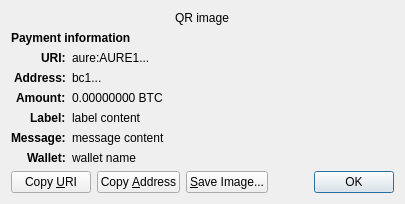
<?xml version="1.0" encoding="UTF-8"?>
<ui version="4.0">
 <class>ReceiveRequestDialog</class>
 <widget class="QDialog" name="ReceiveRequestDialog">
  <property name="geometry">
   <rect>
    <x>0</x>
    <y>0</y>
    <width>413</width>
    <height>229</height>
   </rect>
  </property>
  <property name="windowTitle">
   <string>Request payment to ...</string>
  </property>
  <layout class="QGridLayout" name="gridLayout" columnstretch="0,1">
   <property name="sizeConstraint">
    <enum>QLayout::SetFixedSize</enum>
   </property>
   <item row="0" column="0" colspan="2" alignment="Qt::AlignHCenter">
    <widget class="QRImageWidget" name="qr_code">
     <property name="text">
      <string notr="true">QR image</string>
     </property>
     <property name="textInteractionFlags">
      <set>Qt::NoTextInteraction</set>
     </property>
    </widget>
   </item>
   <item row="1" column="0" colspan="2">
    <widget class="QLabel" name="payment_header">
     <property name="font">
      <font>
       <weight>75</weight>
       <bold>true</bold>
      </font>
     </property>
     <property name="text">
      <string>Payment information</string>
     </property>
     <property name="textInteractionFlags">
      <set>Qt::NoTextInteraction</set>
     </property>
    </widget>
   </item>
   <item row="2" column="0" alignment="Qt::AlignRight|Qt::AlignTop">
    <widget class="QLabel" name="uri_tag">
     <property name="font">
      <font>
       <weight>75</weight>
       <bold>true</bold>
      </font>
     </property>
     <property name="text">
      <string notr="true">URI:</string>
     </property>
     <property name="textFormat">
      <enum>Qt::PlainText</enum>
     </property>
     <property name="textInteractionFlags">
      <set>Qt::NoTextInteraction</set>
     </property>
    </widget>
   </item>
   <item row="2" column="1" alignment="Qt::AlignTop">
    <widget class="QLabel" name="uri_content">
     <property name="text">
      <string notr="true">aure:AURE1...</string>
     </property>
     <property name="textFormat">
      <enum>Qt::RichText</enum>
     </property>
     <property name="wordWrap">
      <bool>true</bool>
     </property>
     <property name="textInteractionFlags">
      <set>Qt::TextSelectableByMouse</set>
     </property>
    </widget>
   </item>
   <item row="3" column="0" alignment="Qt::AlignRight|Qt::AlignTop">
    <widget class="QLabel" name="address_tag">
     <property name="font">
      <font>
       <weight>75</weight>
       <bold>true</bold>
      </font>
     </property>
     <property name="text">
      <string>Address:</string>
     </property>
     <property name="textInteractionFlags">
      <set>Qt::NoTextInteraction</set>
     </property>
    </widget>
   </item>
   <item row="3" column="1" alignment="Qt::AlignTop">
    <widget class="QLabel" name="address_content">
     <property name="text">
      <string notr="true">bc1...</string>
     </property>
     <property name="textFormat">
      <enum>Qt::PlainText</enum>
     </property>
     <property name="textInteractionFlags">
      <set>Qt::TextSelectableByMouse</set>
     </property>
    </widget>
   </item>
   <item row="4" column="0" alignment="Qt::AlignRight|Qt::AlignTop">
    <widget class="QLabel" name="amount_tag">
     <property name="font">
      <font>
       <weight>75</weight>
       <bold>true</bold>
      </font>
     </property>
     <property name="text">
      <string>Amount:</string>
     </property>
     <property name="textInteractionFlags">
      <set>Qt::NoTextInteraction</set>
     </property>
    </widget>
   </item>
   <item row="4" column="1" alignment="Qt::AlignTop">
    <widget class="QLabel" name="amount_content">
     <property name="text">
      <string notr="true">0.00000000 BTC</string>
     </property>
     <property name="textFormat">
      <enum>Qt::PlainText</enum>
     </property>
     <property name="textInteractionFlags">
      <set>Qt::TextSelectableByMouse</set>
     </property>
    </widget>
   </item>
   <item row="5" column="0" alignment="Qt::AlignRight|Qt::AlignTop">
    <widget class="QLabel" name="label_tag">
     <property name="font">
      <font>
       <weight>75</weight>
       <bold>true</bold>
      </font>
     </property>
     <property name="text">
      <string>Label:</string>
     </property>
     <property name="textInteractionFlags">
      <set>Qt::NoTextInteraction</set>
     </property>
    </widget>
   </item>
   <item row="5" column="1" alignment="Qt::AlignTop">
    <widget class="QLabel" name="label_content">
     <property name="text">
      <string notr="true">label content</string>
     </property>
     <property name="textFormat">
      <enum>Qt::PlainText</enum>
     </property>
     <property name="wordWrap">
      <bool>true</bool>
     </property>
     <property name="textInteractionFlags">
      <set>Qt::TextSelectableByMouse</set>
     </property>
    </widget>
   </item>
   <item row="6" column="0" alignment="Qt::AlignRight|Qt::AlignTop">
    <widget class="QLabel" name="message_tag">
     <property name="font">
      <font>
       <weight>75</weight>
       <bold>true</bold>
      </font>
     </property>
     <property name="text">
      <string>Message:</string>
     </property>
     <property name="textInteractionFlags">
      <set>Qt::NoTextInteraction</set>
     </property>
    </widget>
   </item>
   <item row="6" column="1" alignment="Qt::AlignTop">
    <widget class="QLabel" name="message_content">
     <property name="text">
      <string notr="true">message content</string>
     </property>
     <property name="textFormat">
      <enum>Qt::PlainText</enum>
     </property>
     <property name="wordWrap">
      <bool>true</bool>
     </property>
     <property name="textInteractionFlags">
      <set>Qt::TextSelectableByMouse</set>
     </property>
    </widget>
   </item>
   <item row="7" column="0" alignment="Qt::AlignRight|Qt::AlignTop">
    <widget class="QLabel" name="wallet_tag">
     <property name="font">
      <font>
       <weight>75</weight>
       <bold>true</bold>
      </font>
     </property>
     <property name="text">
      <string>Wallet:</string>
     </property>
     <property name="textInteractionFlags">
      <set>Qt::NoTextInteraction</set>
     </property>
    </widget>
   </item>
   <item row="7" column="1" alignment="Qt::AlignTop">
    <widget class="QLabel" name="wallet_content">
     <property name="text">
      <string notr="true">wallet name</string>
     </property>
     <property name="textFormat">
      <enum>Qt::PlainText</enum>
     </property>
     <property name="wordWrap">
      <bool>true</bool>
     </property>
     <property name="textInteractionFlags">
      <set>Qt::TextSelectableByMouse</set>
     </property>
    </widget>
   </item>
   <item row="8" column="0" colspan="2">
    <layout class="QHBoxLayout" name="horizontalLayout">
     <item>
      <widget class="QPushButton" name="btnCopyURI">
       <property name="text">
        <string>Copy &amp;URI</string>
       </property>
       <property name="autoDefault">
        <bool>false</bool>
       </property>
      </widget>
     </item>
     <item>
      <widget class="QPushButton" name="btnCopyAddress">
       <property name="text">
        <string>Copy &amp;Address</string>
       </property>
       <property name="autoDefault">
        <bool>false</bool>
       </property>
      </widget>
     </item>
     <item>
      <widget class="QPushButton" name="btnSaveAs">
       <property name="text">
        <string>&amp;Save Image...</string>
       </property>
       <property name="autoDefault">
        <bool>false</bool>
       </property>
      </widget>
     </item>
     <item>
      <spacer name="horizontalSpacer_2">
       <property name="orientation">
        <enum>Qt::Horizontal</enum>
       </property>
       <property name="sizeHint" stdset="0">
        <size>
         <width>40</width>
         <height>20</height>
        </size>
       </property>
      </spacer>
     </item>
     <item>
      <widget class="QDialogButtonBox" name="buttonBox">
       <property name="focusPolicy">
        <enum>Qt::StrongFocus</enum>
       </property>
       <property name="standardButtons">
        <set>QDialogButtonBox::Ok</set>
       </property>
      </widget>
     </item>
    </layout>
   </item>
  </layout>
 </widget>
 <customwidgets>
  <customwidget>
   <class>QRImageWidget</class>
   <extends>QLabel</extends>
   <header>qt/qrimagewidget.h</header>
  </customwidget>
 </customwidgets>
 <tabstops>
  <tabstop>buttonBox</tabstop>
  <tabstop>btnCopyURI</tabstop>
  <tabstop>btnCopyAddress</tabstop>
  <tabstop>btnSaveAs</tabstop>
 </tabstops>
 <resources/>
 <connections>
  <connection>
   <sender>buttonBox</sender>
   <signal>accepted()</signal>
   <receiver>ReceiveRequestDialog</receiver>
   <slot>accept()</slot>
   <hints>
    <hint type="sourcelabel">
     <x>135</x>
     <y>230</y>
    </hint>
    <hint type="destinationlabel">
     <x>135</x>
     <y>126</y>
    </hint>
   </hints>
  </connection>
 </connections>
</ui>
